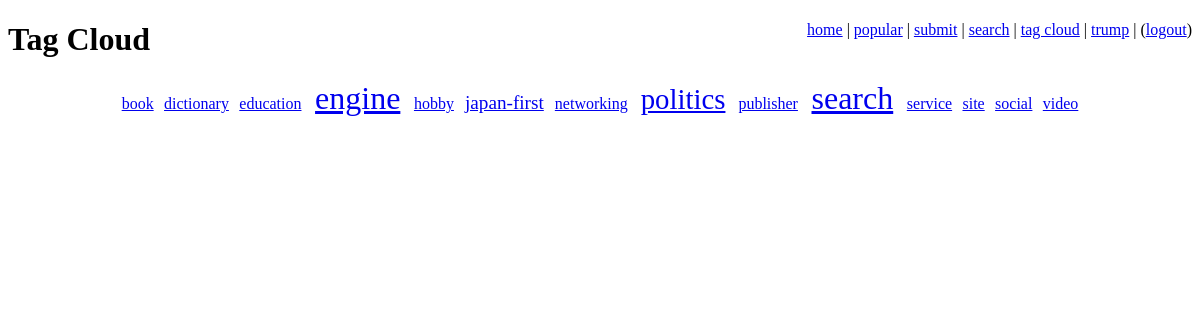
The page /tag/ (signed in) on the database its author committed.
### bookmarks/models.py (models this page shows, shortened)
class Tag(models.Model):
    name = models.CharField(max_length=64, unique=True)
    bookmarks = models.ManyToManyField(Bookmark)

### bookmarks/views.py (the view)
# urls.py: url(r'^tag/$', tag_cloud_page, name='tag_cloud_page'),
def tag_cloud_page(request):
    MAX_WEIGHT = 5
    tags = Tag.objects.order_by('name')
    min_count = max_count = tags[0].bookmarks.count()
    for tag in tags:
        tag.count = tag.bookmarks.count()
        if tag.count < min_count:
            min_count = tag.count
        if max_count < tag.count:
            max_count = tag.count
    range = max_count - min_count
    if range == 0:
        range = 1
    for tag in tags:
        tag.weight = int(
            MAX_WEIGHT * (tag.count - min_count) / range
        )
    context = {'tags': tags}
    return render(request, 'tag_cloud_page.djhtml', context)

### bookmarks/templates/tag_cloud_page.djhtml (shortened to what this page needs)
{% extends "base.djhtml" %}
{% block head %}Tag Cloud{% endblock %}
{% block content %}
    <div id="tag-cloud">
	{% for tag in tags %}
	    <a href="/tag/{{ tag.name|urlencode }}/"
		     class="tag-cloud-{{ tag.weight }}">
		{{ tag.name|escape }}</a>
	{% endfor %}
    </div>
{% endblock %}

### bookmarks/templates/base.djhtml (shortened to what this page needs)
{% load staticfiles %}
<!DOCTYPE html>
<html>
    <head>
	<link rel="stylesheet" type="text/css" href="{% static 'bookmarks/style.css' %}" />
    </head>
    <body>
	<div id="nav">
	    <a href="/">home</a> |
	    <a href="/popular/">popular</a> |
	    {% if user.is_authenticated %}
		<a href="/save/">submit</a> |
		<a href="/search/">search</a> |
		<a href="/tag/">tag cloud</a> |
		<a href="/user/{{ user.username }}/">
		    {{ user.username }}</a> |
		(<a href="/logout/">logout</a>)
	    {% else %}
		<a href="/login/">login</a> |
		<a href="/register/">register</a>
	    {% endif %}
	</div>
	<h1>{% block head %}{% endblock %}</h1>
	{% block content %}{% endblock %}
    </body>
</html>

### bookmarks/static/bookmarks/style.css (style rules this page uses)
#nav { float: right; }
#tag-cloud { text-align: center; }
#tag-cloud a { margin: 0 0.2em; }
.tag-cloud-0 { font-size: 100%; }
.tag-cloud-1 { font-size: 120%; }
.tag-cloud-4 { font-size: 180%; }
.tag-cloud-5 { font-size: 200%; }

### rows shown on the page
Tag: name "book"
Tag: name "dictionary"
Tag: name "education"
Tag: name "engine"
Tag: name "hobby"
Tag: name "japan-first"
Tag: name "networking"
Tag: name "politics"
Tag: name "publisher"
Tag: name "search"
Tag: name "service"
Tag: name "site"
Tag: name "social"
Tag: name "video"

### other values the page prints
{{ user.username }} "trump"
